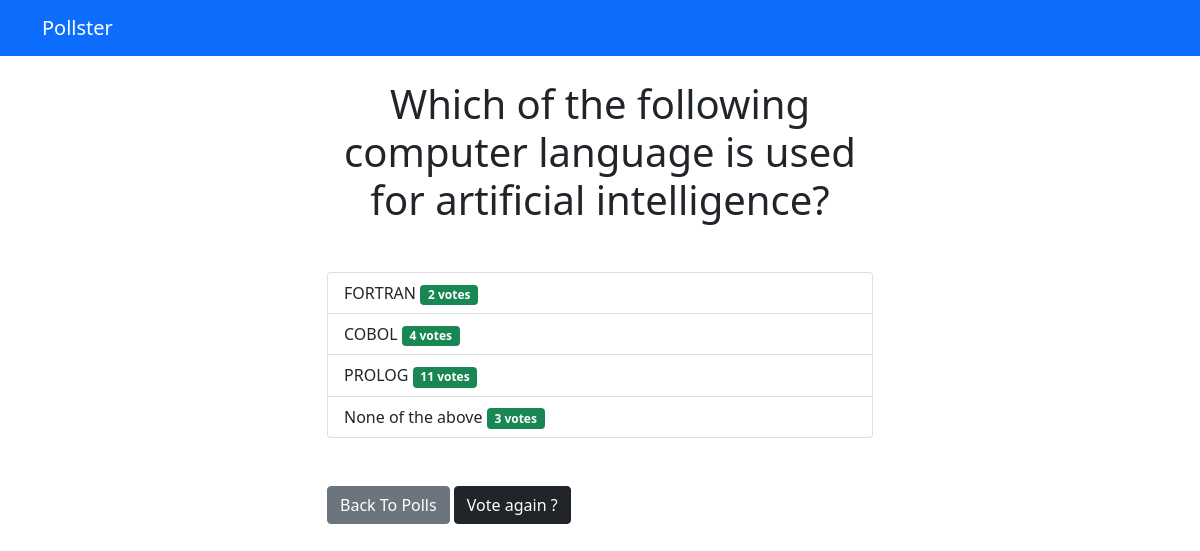
Screenshot of /polls/5/results/ with the database file from the repository.
### polls/models.py (models this page shows, shortened)
class Question(models.Model):
    question_text = models.CharField(max_length=200)
    pub_date = models.DateTimeField('date published')

class Choice(models.Model):
    question = models.ForeignKey(Question, on_delete=models.CASCADE)
    choice_text = models.CharField(max_length=200)
    votes = models.IntegerField(default=0)

### polls/views.py (the view)
# urls.py: path('<int:question_id>/results/', views.results, name='results'),
def results(request, question_id):
    question = get_object_or_404(Question, pk=question_id)
    return render(request, 'polls/results.html', {'question': question})

### templates/polls/results.html
{% extends 'base.html' %}
{% block content %}
    <h1 class="mb-5 text-center">{{ question.question_text }}</h1>
    <ul class="list-group mb-5">
        {% for choice in question.choice_set.all %}
        <li class="list-group-item">
            {{ choice.choice_text }}
            <span class="badge bg-success text-white">
                {{ choice.votes }} vote{{ choice.votes | pluralize }}
            </span>
        </li>
        {% endfor %}
    </ul>
    <a class="btn btn-secondary" href="{% url 'polls:index' %}">Back To Polls</a>
    <a class="btn btn-dark" href="{% url 'polls:detail' question.id %}">Vote again ?</a>
{% endblock %}

### rows the page displays
Question: question_text "Which of the following computer language is used for artificial intelligence?"
Choice: choice_text "FORTRAN", votes "2", votes|pluralize "s"
Choice: choice_text "COBOL", votes "4", votes|pluralize "s"
Choice: choice_text "PROLOG", votes "11", votes|pluralize "s"
Choice: choice_text "None of the above", votes "3", votes|pluralize "s"
